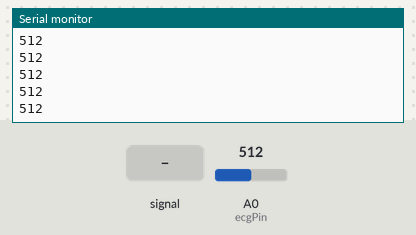
A sketch run on a simulated Arduino Uno, built with avr-gcc and run on an emulated ATmega328P. Parts: the last lines printed to the serial monitor. The test bench sets the inputs (shaded band); at power-on: A0 (ecgPin) = 512.

Above: at 1.2 s.
1.3 s: A0 (ecgPin) fed a 200 Hz sine of ±81 counts around its level
At 2.0 s:
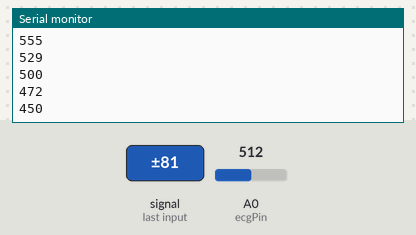
2.8 s: A0 (ecgPin) set to 716
At 3.3 s:
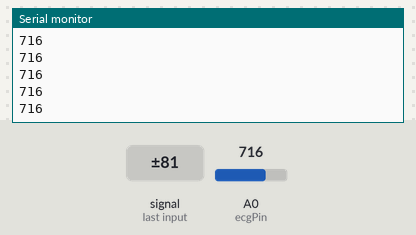
4.3 s: A0 (ecgPin) fed a 1000 Hz sine of ±255 counts around its level
5.8 s: A0 (ecgPin) set to 1023
At 6.7 s:
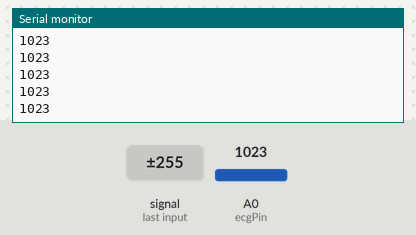
Timing chart, 0 to 8.3 s (numbered marks = the images above; inputs shaded):
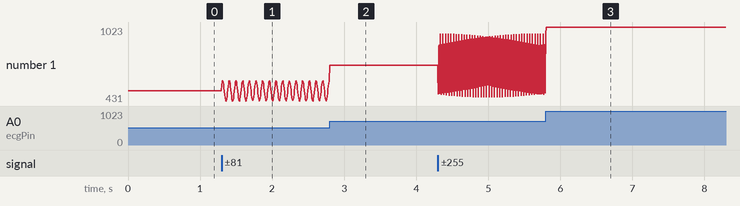

Measured:
- after the input at 1.3 s, the serial monitor: prints a new line at once (image 1)
- plotted number 1: 512 → 593 after the input at 1.3 s

The sketch:

arduino_ecg.ino
```cpp
// Arduino ECG Reader

const int ecgPin = A0;
const int samplingDelay = 5; // about 200Hz sampling

void setup() { Serial.begin(115200); }

void loop() {
  int ecgValue = analogRead(ecgPin);

  Serial.println(ecgValue);

  delay(samplingDelay);
}
```
